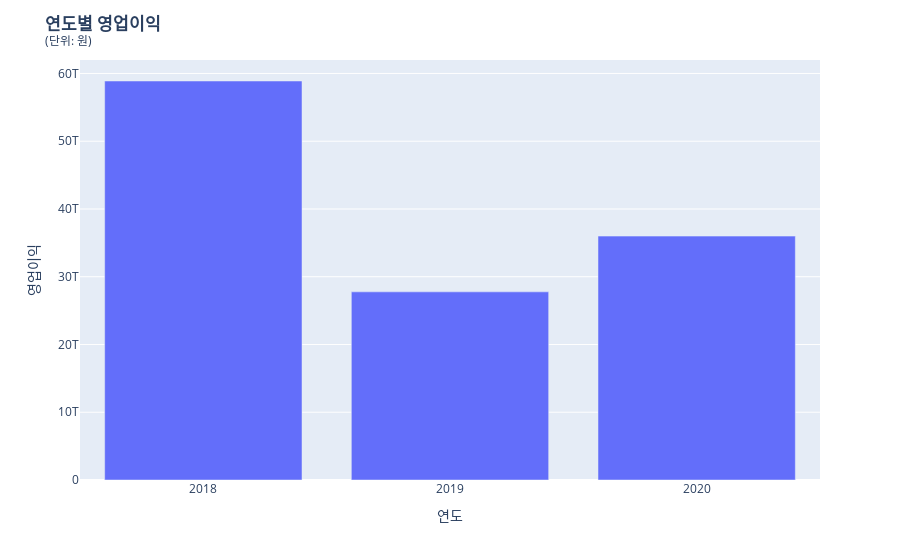

The notebook cell this image was saved under:
### Code cell
df = pd.DataFrame()
df['Year'] = profit_dict.keys()
df['Value'] = profit_dict.values()

profit_fig = px.bar(df, x='Year', y='Value',labels= {'Year': '연도', 'Value':'영업이익'})
profit_fig.update_layout(title_text = '<b>연도별 영업이익</b><br><sup>(단위: 원)</sup>')
profit_fig.show()

### Figure 1 — Plotly figure (JSON) as saved in the notebook; plotly's stock layout.template omitted (floating-point values rounded to 4 significant figures)
{"data": [{"alignmentgroup": "True", "hovertemplate": "연도=%{x}<br>영업이익=%{y}<extra></extra>", "legendgroup": "", "marker": {"color": "#636efa", "pattern": {"shape": ""}}, "name": "", "offsetgroup": "", "orientation": "v", "showlegend": false, "textposition": "auto", "type": "bar", "x": ["2018", "2019", "2020"], "xaxis": "x", "y": [58886669000000, 27768509000000, 35993876000000], "yaxis": "y"}], "layout": {"barmode": "relative", "legend": {"tracegroupgap": 0}, "margin": {"t": 60}, "title": {"text": "<b>연도별 영업이익</b><br><sup>(단위: 원)</sup>"}, "xaxis": {"anchor": "y", "domain": [0, 1], "title": {"text": "연도"}}, "yaxis": {"anchor": "x", "domain": [0, 1], "title": {"text": "영업이익"}}}}
